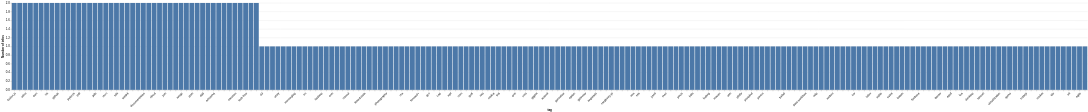

The specification (Vega-Lite) saved for this image:
### Vega-Lite specification from a JSON file in a GitHub repository (floating-point values rounded to 4 significant figures; data arrays with more than 128 entries replaced by an {"elided": "..."} marker saying what was removed)
{"$schema": "https://vega.github.io/schema/vega-lite/v6.json", "data": {"values": {"elided": "200 records"}}, "mark": {"type": "bar", "tooltip": true}, "width": "container", "height": 420, "encoding": {"x": {"field": "tag", "type": "ordinal", "sort": "-y", "axis": {"labelAngle": -45, "labelLimit": 90, "labelOverlap": "greedy"}}, "y": {"field": "count", "type": "quantitative", "title": "Number of infos"}, "tooltip": [{"field": "tag", "type": "nominal"}, {"field": "count", "type": "quantitative"}]}, "config": {"axis": {"labelFontSize": 11}, "view": {"stroke": null}, "autosize": {"type": "fit", "contains": "padding"}}}
